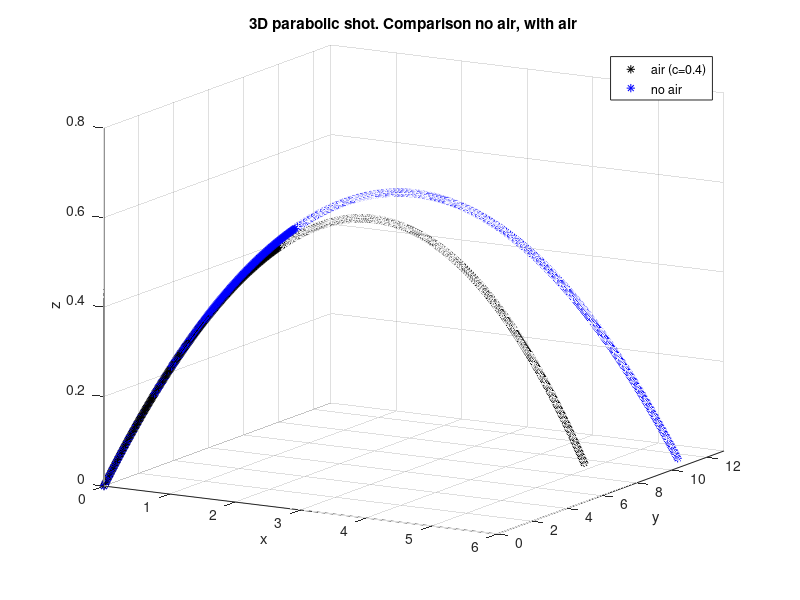

The MATLAB source for this figure:
clear all;
close all;
clf;
v0x=10;
v0y=20;
v0z=35;
m=1;
g=9.8;
c1=0.4;
u=0.8;
us=0.1;
vtx1=m*g/c1;
vty1=m*g/c1;
vtz1=m*g/c1;
t=0:.001:10;
x1=(v0x*vtx1*u)*(1-exp(-g*t/vtx1))/(g);
y1=(v0y*vty1*u)*(1-exp(-g*t/vty1))/(g);
z1=((vtz1)/(g))*(v0z*us+vtz1)*(1-exp(-g*t/vtz1))-vtz1*t;

%no air

x1i=(v0x*u)*t;
y1i=(v0y*t*u);
z1i=(v0z*us*t)-(g/2)*t.^2;

plot3(x1,y1,z1,'k*',x1i,y1i,z1i,'b*');
view(45,15)
grid on;
xlabel('x'), ylabel('y'), zlabel('z')
title('3D parabolic shot. Comparison no air, with air')
legend('air (c=0.4)','no air');
axis([0 6 0 13 0 0.8])
EL=15
for n=1:100
  AZ=30+n/100*360;
  view(AZ,EL);
  pause(.08)
end
